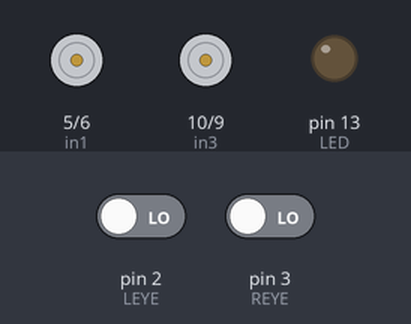
A sketch run on a simulated Arduino Uno, built with avr-gcc and run on an emulated ATmega328P. On the bench: motor-driver pin pairs drawn as motors (green arrow = first pin HIGH = forward, orange = second pin HIGH = backward, longer = more drive), output pins drawn as LEDs (lit = HIGH). The inputs (shaded band) are chosen by the test bench; at power-on: pin 2 (LEYE) LOW, pin 3 (REYE) LOW.

Above: at 1.2 s.
1.3 s: pin 2 (LEYE) driven HIGH
At 2.2 s:
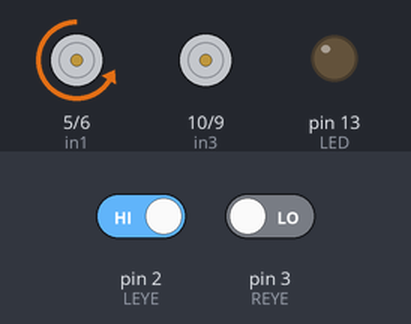
2.8 s: pin 3 (REYE) driven HIGH
At 3.3 s:
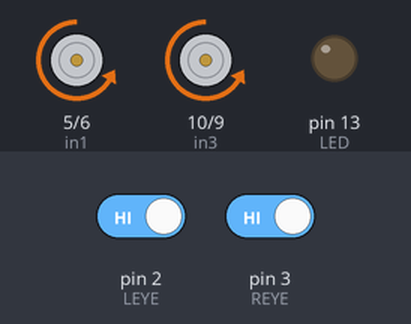
4.3 s: pin 2 (LEYE) driven LOW
At 5.7 s:
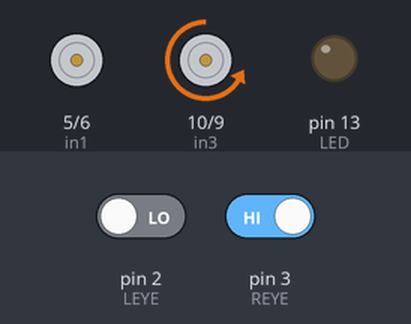
Timing chart, 0 to 7.3 s (numbered marks = the images above; inputs shaded):
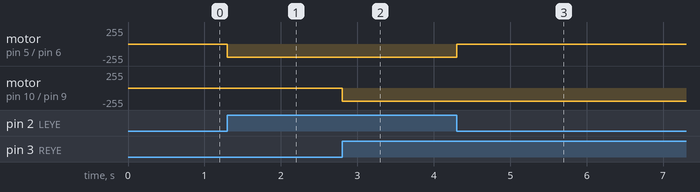

Measured:
- after the input at 1.3 s, motor on pin 5 (in1) / pin 6 (in2): stopped → backward 200/255 at once
- after the input at 2.8 s, motor on pin 10 (in3) / pin 9 (in4): stopped → backward 200/255 at once
- after the input at 4.3 s, motor on pin 5 (in1) / pin 6 (in2): backward 200/255 → stopped at once

The sketch:

line_following.ino
```cpp
// Left Motor connections
const int in1 = 5; // 2 on H brigde PMW
const int in2 = 6; // 6 on H brigde PMW
const int in3 = 10; // 10 on H brigde PMW
const int in4 = 9; // 15 on H brigde PMW
const int ECHO = 7; //
const int TRIG= 8; //
const int LEYE = 2; // INYERUPT
const int REYE = 3; // INYERUPT
const int LED = 13;
int distance;
long duration;


// Motor B connections


void setup() {
  // Set all the motor control pins to outputs
  Serial.begin(9600);
  pinMode(in1, OUTPUT);
  pinMode(in2, OUTPUT);
  pinMode(in3, OUTPUT);
  pinMode(in4, OUTPUT);

  pinMode(LED, OUTPUT);

  // Turn off motors - Initial state
  analogWrite(in1, 0);
  analogWrite(in2, 0);
  analogWrite(in3, 0);
  analogWrite(in4, 0);

  pinMode( ECHO, INPUT );
  pinMode( TRIG, OUTPUT);


}
void forward () {  // PWM 0 = 0V (LOW) 255 = 5V HIGH SPEED VARIES INBETWEEN

  analogWrite(in1, 0);
  analogWrite(in2, 200);
  analogWrite(in3, 0);
  analogWrite(in4, 200);

  }


void left() {
  analogWrite(in1, 0); //grounded
  analogWrite(in2, 0);
  analogWrite(in3, 0);
  analogWrite(in4, 200);

  }

 void right () {
  analogWrite(in1, 0);
  analogWrite(in2, 200);
  analogWrite(in3, 0);
  analogWrite(in4, 0);


  }

   void brakes () {
  analogWrite(in1, 0);
  analogWrite(in2, 0);
  analogWrite(in3, 0);
  analogWrite(in4, 0);


  }

 /*int Objectdetected() {
    digitalWrite(TRIG, LOW);
    delayMicroseconds(2);
    digitalWrite(TRIG, HIGH);
    delayMicroseconds(10);
    digitalWrite(TRIG, LOW);

    duration = pulseIn(ECHO, HIGH);
    distance = duration / 58;

    if (distance<=15) {

      brakes ();

     }
     return distance;


  }

  */

void loop() {
  //while (Objectdetected()>15) {
    if (digitalRead( LEYE ) == HIGH  && digitalRead( REYE ) == HIGH){

      forward ();

      }

    else if (digitalRead( LEYE ) == HIGH && digitalRead( REYE ) == LOW){

      right ();
      }


    else if (digitalRead( LEYE ) == LOW && digitalRead( REYE ) == HIGH){
       left();

      }
    else {
       brakes ();

      }
  // }
 }
```
